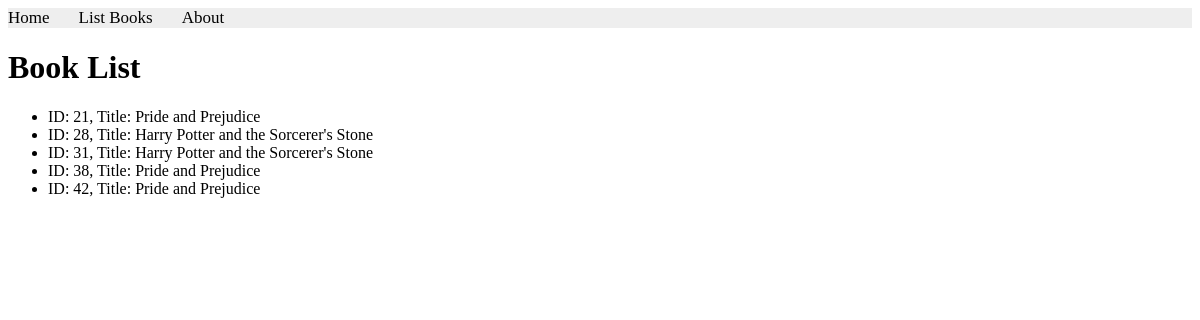
/books/simple/query/, run on the app's committed database.
### apps/bookmodule/models.py (models this page shows)
class Book(models.Model):
    title = models.CharField(max_length = 50)
    author = models.CharField(max_length = 50)
    price = models.FloatField(default = 0.0)
    edition = models.SmallIntegerField(default = 1)

### apps/bookmodule/views.py (the view)
# urls.py: path('simple/query/', views.simple_query, name="books.simple_query"),
def simple_query(request):
    mybooks=Book.objects.filter(title__icontains='and') # <- multiple objects
    return render(request, 'bookmodule/booklist.html', {'books':mybooks})

### apps/templates/bookmodule/booklist.html (shortened to what this page needs)
{% extends "layouts/base.html" %}
{% load static %}
{% block content %}
    <h1>Book List</h1>
    <ul>
        {% for obj in books %}
        <li>ID: {{obj.id}}, Title: {{obj.title}}</li>
        {% empty %}
        <li>No books available.</li>
        {% endfor %}
    </ul>
{% endblock content %}

### apps/templates/layouts/base.html (shortened to what this page needs)
<!DOCTYPE html>
<html>
  {% load static %}
  <head>
    <link rel="stylesheet" href="{% static 'styles.css' %}" />
    <link rel="stylesheet" href="https://cdnjs.cloudflare.com/ajax/libs/fontawesome/4.7.0/css/font-awesome.min.css">
  </head>
  <body>
    {% include "includes/header.html" %}
    {% block content %}{% endblock content%}
  </body>
</html>

### apps/templates/includes/header.html
{% with request.resolver_match.url_name as url_name %}
<div class="topnav">
 <a class="{% if url_name == 'books.index' %}active{% endif %}" href="{% url "books.index" %}">Home</a>
 <a class="{% if url_name == 'books.list_books' %}active{% endif %}" href="{% url "books.list_books" %}">List Books</a>
 <a class="{% if url_name == 'books.aboutus' %}active{% endif %}" href="{% url "books.aboutus" %}">About</a>
</div>
{% endwith %}

### apps/static/styles.css (style rules this page uses)
.topnav { background-color: #eeeeee; width: 100%; }
.topnav a { color: #000000; text-align: center; margin-right: 25px; text-decoration: none; font-size: 17px; }

### data on the page
Book: id "21", title "Pride and Prejudice"
Book: id "28", title "Harry Potter and the Sorcerer's Stone"
Book: id "31", title "Harry Potter and the Sorcerer's Stone"
Book: id "38", title "Pride and Prejudice"
Book: id "42", title "Pride and Prejudice"
